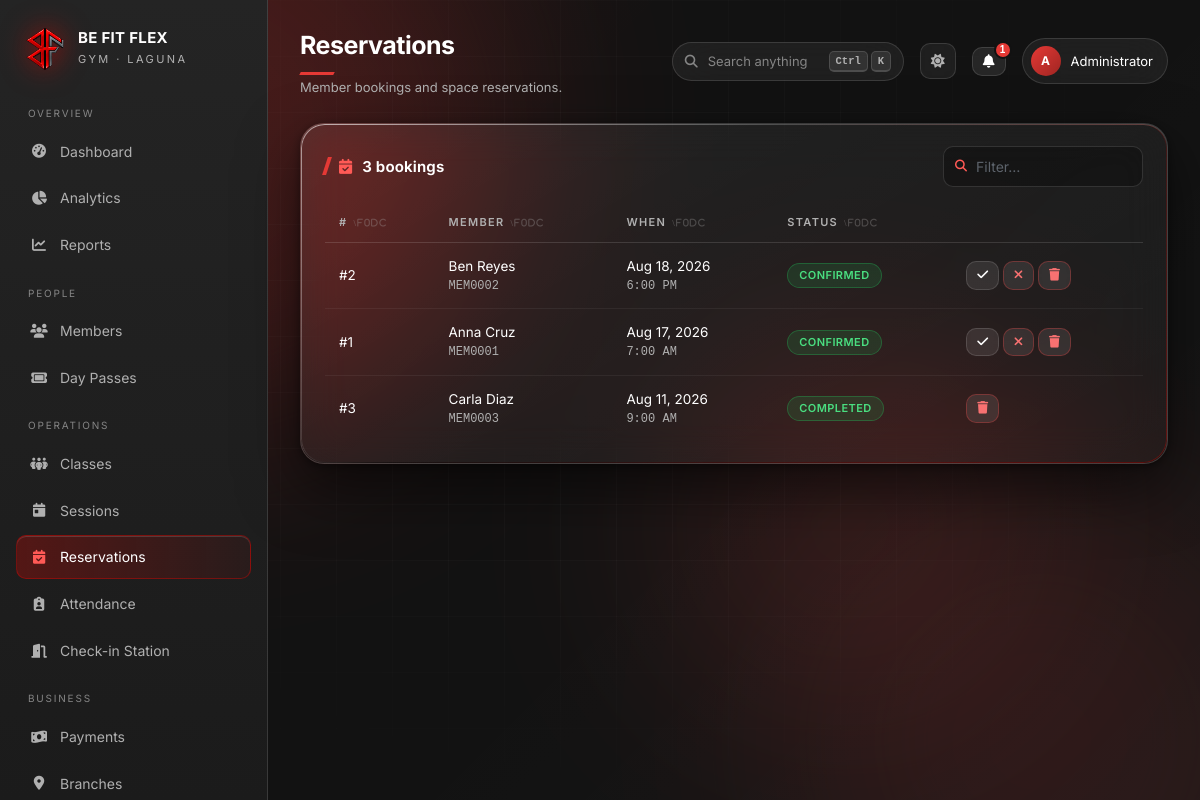
Screenshot of /admin/reservations.php (signed in) with the database file from the repository.
### tables this page shows
CREATE TABLE reservations (
    reservation_id INT PRIMARY KEY AUTO_INCREMENT,
    member_id VARCHAR(50) NOT NULL,
    reservation_date DATE NOT NULL,
    reservation_time TIME NOT NULL,
    status ENUM('Confirmed','Cancelled','Completed') NOT NULL DEFAULT 'Confirmed',
    created_at TIMESTAMP DEFAULT CURRENT_TIMESTAMP,
    FOREIGN KEY (member_id) REFERENCES members(member_id) ON DELETE CASCADE,
    INDEX idx_member_id (member_id), INDEX idx_reservation_date (reservation_date)
);

CREATE TABLE members (
    member_id VARCHAR(50) PRIMARY KEY,
    user_id INT NOT NULL UNIQUE,
    member_name VARCHAR(255) NOT NULL,
    contact_number TEXT NOT NULL,
    contact_number_encrypted TEXT NULL,
    email VARCHAR(255) NOT NULL,
    membership_type ENUM('Monthly') NOT NULL,
    join_date DATE NOT NULL,
    out_date DATE NULL,
    status ENUM('Active','Inactive','Expired') NOT NULL DEFAULT 'Active',
    created_at TIMESTAMP DEFAULT CURRENT_TIMESTAMP,
    updated_at TIMESTAMP DEFAULT CURRENT_TIMESTAMP ON UPDATE CURRENT_TIMESTAMP,
    FOREIGN KEY (user_id) REFERENCES users(user_id) ON DELETE CASCADE,
    INDEX idx_status (status), INDEX idx_member_name (member_name), INDEX idx_email (email)
);

### config/db.php (called while the page is built, shortened)
<?php
function db(): PDO
{
    static $pdo = null;
    if ($pdo instanceof PDO) {
        return $pdo;
    }
    $dsn = sprintf('mysql:host=%s;port=%s;dbname=%s;charset=utf8mb4', DB['host'], DB['port'], DB['name']);
    try {
        $pdo = new PDO($dsn, DB['user'], DB['pass'], [
            PDO::ATTR_ERRMODE            => PDO::ERRMODE_EXCEPTION,
            PDO::ATTR_DEFAULT_FETCH_MODE => PDO::FETCH_ASSOC,
            PDO::ATTR_EMULATE_PREPARES   => false,
        ]);
    } catch (PDOException $e) {
        http_response_code(500);
        error_log('Database connection failed: ' . $e->getMessage());
        echo '<!doctype html><meta charset="utf-8">'
           . '<div style="font:16px system-ui;background:#0a0a0a;color:#eee;padding:40px;height:100vh">'
           . '<h1 style="color:#E10600">Database connection failed</h1>'
           . '<p>MySQL is not reachable, the database has not been imported, or its environment variables are incorrect.</p>'
           . '<p>Check the database service and application logs, then verify the MYSQLHOST, MYSQLPORT, MYSQLDATABASE, MYSQLUSER, and MYSQLPASSWORD settings.</p></div>';
        exit;
    }
    return $pdo;
}

### admin/reservations.php (the view, shortened to what this page needs)
<?php
$res = rows(
  'SELECT r.*, m.member_name
       FROM reservations r
       JOIN members  m ON m.member_id  = r.member_id
      ORDER BY r.reservation_date DESC, r.reservation_time DESC'
);
include __DIR__ . '/../includes/header.php';
?>
<div class="panel glass">
  <h2><i class="fa-solid fa-calendar-check"></i> <?= count($res) ?> booking<?= count($res) === 1 ? '' : 's' ?>
    <input type="search" placeholder="Filter…" data-filter-for="tblRes" style="width:200px"></h2>
  <?php if (!$res): ?>
    <div class="empty"><i class="fa-solid fa-calendar-xmark"></i>No reservations.</div>
  <?php else: ?>
  <div class="table-wrap"><table id="tblRes">
    <thead><tr><th>#</th><th>Member</th><th>When</th><th>Status</th><th></th></tr></thead>
    <tbody>
    <?php foreach ($res as $r): ?>
      <tr>
        <td class="mono">#<?= (int) $r['reservation_id'] ?></td>
        <td><?= e($r['member_name']) ?><div class="mono"><?= e($r['member_id']) ?></div></td>
        <td><?= dt($r['reservation_date']) ?><div class="mono"><?= timeh($r['reservation_time']) ?></div></td>
        <td><?= badge($r['status']) ?></td>
        <td style="white-space:nowrap">
          <?php if ($r['status'] === 'Confirmed'): ?>
            <?php foreach ([['Completed', 'fa-check', ''], ['Cancelled', 'fa-xmark', 'danger']] as [$st, $ic, $cls]): ?>
              <form method="post" style="display:inline">
                <button class="btn sm icon <?= $cls ?>" title="<?= $st ?>"><i class="fa-solid <?= $ic ?>"></i></button>
              </form>
            <?php endforeach; ?>
          <?php endif; ?>
          <form method="post" style="display:inline" onsubmit="return confirm('Delete this reservation?')">
            <button class="btn sm icon danger"><i class="fa-solid fa-trash"></i></button>
          </form>
        </td>
      </tr>
    <?php endforeach; ?>
    </tbody>
  </table></div>
  <?php endif; ?>
</div>
<?php include __DIR__ . '/../includes/footer.php'; ?>

### includes/helpers.php (shortened to what this page needs)
<?php
function e(mixed $v): string
{
    return htmlspecialchars((string) $v, ENT_QUOTES, 'UTF-8');
}
function dt(?string $v, string $fmt = 'M j, Y'): string
{
    $ts = strtotime($v);
    return $ts ? date($fmt, $ts) : '—';
}
function timeh(?string $v): string
{
    return $v ? date('g:i A', strtotime($v)) : '—';
}
function badge(?string $status): string
{
    $map = [
        'Active' => 'ok', 'Paid' => 'ok', 'Completed' => 'ok', 'Present' => 'ok', 'Confirmed' => 'ok',
        'Pending' => 'warn', 'Scheduled' => 'warn', 'Late' => 'warn', 'Ongoing' => 'warn',
        'Inactive' => 'mute', 'Absent' => 'mute',
        'Overdue' => 'bad', 'Expired' => 'bad', 'Cancelled' => 'bad',
    ];
    $tone = $map[$status] ?? 'mute';
    return '<span class="chip ' . $tone . '">' . e($status ?? '—') . '</span>';
}
function stmt(string $sql): PDOStatement
{
    static $cache = [];
    return $cache[$sql] ??= db()->prepare($sql);
}
function rows(string $sql, array $args = []): array
{
    $s = stmt($sql);
    $s->execute($args);
    $r = $s->fetchAll();
    return $r;
}

### assets/css/glass.css (style rules this page uses)
:root { --red: #E53935; --red-hot: #FF5A56; --red-deep: #9F2522; --ink: #121212; --ink-2: #1F1F1F; --glass: rgba(255,255,255,.055); --glass-2: rgba(255,255,255,.085); --stroke: rgba(255,255,255,.13); --stroke-hot: rgba(225,6,0,.45); --text: #FFFFFF; --muted: #B0B0B0; --dim: #858585; --ok: #22C55E; --warn: #F59E0B; --bad: #EF4444; --info: #38BDF8; --r-lg: 24px; --r-md: 16px; --r-sm: 10px; --blur: saturate(180%) blur(22px); --shadow: 0 24px 60px rgba(0,0,0,.55), 0 2px 8px rgba(0,0,0,.4); --edge: inset 0 1px 0 rgba(255,255,255,.20), inset 0 -1px 0 rgba(0,0,0,.35); }
* { box-sizing: border-box; margin: 0; padding: 0; }
html { scroll-behavior: smooth; }
body { min-height: 100vh; background: var(--ink); color: var(--text); font: 15px/1.55 "Inter", -apple-system, BlinkMacSystemFont, "Segoe UI", Roboto, Arial, sans-serif; -webkit-font-smoothing: antialiased; overflow-x: hidden; }
body::before { content: ""; position: fixed; inset: 0; z-index: -1; pointer-events: none; background: linear-gradient(135deg, rgba(229,57,53,.06), transparent 34%), linear-gradient(315deg, rgba(255,255,255,.025), transparent 42%); }
.glass { position: relative; background: linear-gradient(150deg, var(--glass-2), var(--glass) 45%, rgba(255,255,255,.03)); backdrop-filter: var(--blur); -webkit-backdrop-filter: var(--blur); border: 1px solid var(--stroke); border-radius: var(--r-lg); box-shadow: var(--shadow), var(--edge); }
.glass::before { content: ""; position: absolute; inset: 0; border-radius: inherit; padding: 1px; background: linear-gradient(140deg, rgba(255,255,255,.55), rgba(255,255,255,0) 38%, rgba(225,6,0,.35) 100%); -webkit-mask: linear-gradient(#000 0 0) content-box, linear-gradient(#000 0 0); -webkit-mask-composite: xor; mask-composite: exclude; pointer-events: none; }
.panel { padding: 22px 24px; margin-bottom: 18px; }
.panel > h2 { font-size: 15px; font-weight: 650; letter-spacing: .01em; display: flex; align-items: center; gap: 10px; margin-bottom: 16px; }
.panel > h2::before { content: ""; width: 4px; height: 18px; background: var(--red); transform: skewX(-18deg); flex: 0 0 auto; }
.panel > h2 i { color: var(--red-hot); }
.table-wrap { overflow-x: auto; margin: 0 -6px; padding: 0 6px; }
table { width: 100%; border-collapse: separate; border-spacing: 0; font-size: 13.5px; }
thead th { text-align: left; padding: 11px 14px; font-size: 11px; letter-spacing: .12em; text-transform: uppercase; color: var(--muted); font-weight: 600; border-bottom: 1px solid var(--stroke); white-space: nowrap; }
tbody td { padding: 13px 14px; border-bottom: 1px solid rgba(255,255,255,.055); vertical-align: middle; }
tbody tr { transition: background .18s; }
tbody tr:last-child td { border-bottom: 0; }
td .mono { font-family: ui-monospace, "SF Mono", Consolas, monospace; font-size: 12px; color: var(--muted); }
.chip { display: inline-block; padding: 3px 11px; border-radius: 999px; font-size: 11px; font-weight: 600; letter-spacing: .04em; text-transform: uppercase; border: 1px solid transparent; white-space: nowrap; }
.chip.ok { background: rgba(34,197,94,.14); color: #4ADE80; border-color: rgba(34,197,94,.3); }
.btn { display: inline-flex; align-items: center; gap: 8px; padding: 9px 18px; border-radius: var(--r-sm); border: 1px solid var(--stroke); background: var(--glass-2); color: var(--text); font-size: 13.5px; font-weight: 550; cursor: pointer; text-decoration: none; backdrop-filter: var(--blur); -webkit-backdrop-filter: var(--blur); transition: all .2s; }
.btn.sm { padding: 6px 12px; font-size: 12.5px; }
.btn.icon { padding: 7px 10px; }
.btn.danger { color: #F87171; border-color: rgba(239,68,68,.32); }
input[type=text], input[type=email], input[type=password], input[type=number], input[type=date], input[type=time], input[type=tel], input[type=search], select, textarea { width: 100%; padding: 11px 14px; background: rgba(0,0,0,.28); color: var(--text); border: 1px solid var(--stroke); border-radius: var(--r-sm); font-size: 14px; font-family: inherit; transition: border-color .2s, box-shadow .2s, background .2s; }
input::placeholder, textarea::placeholder { color: #5D636B; }

### rows the page displays
reservations: reservation_id "2", member.member_name "Ben Reyes", member "MEM0002", reservation_date "Aug 18, 2026", reservation_time "6:00 PM", status "CONFIRMED"
reservations: reservation_id "1", member.member_name "Anna Cruz", member "MEM0001", reservation_date "Aug 17, 2026", reservation_time "7:00 AM", status "CONFIRMED"
reservations: reservation_id "3", member.member_name "Carla Diaz", member "MEM0003", reservation_date "Aug 11, 2026", reservation_time "9:00 AM", status "COMPLETED"

### other values shown
$group "OVERVIEW"
$label "Dashboard"
$label "Analytics"
$label "Reports"
$group "PEOPLE"
$label "Members"
$label "Day Passes"
$group "OPERATIONS"
$label "Classes"
$label "Sessions"
$label "Reservations"
$label "Attendance"
$label "Check-in Station"
$group "BUSINESS"
$label "Payments"
